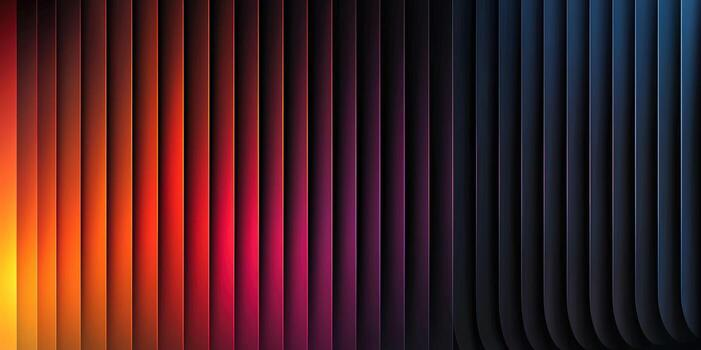
#> input picture sample_image_1.jpg, 701 x 350 px
$ python -i processor.py   (imports and definitions only)
#> lines starting #> are read from the running program, lines starting #| are printed output that depends on the picture; after the words box and inside, x2 and y2 are one past the last pixel; in counts of white or black regions, pixels touching at a corner belong together
### region.py
import math

# Class 1: DifferenceRegion
# Stores the position, size, type, and found-status of one hidden difference
class DifferenceRegion:

    # The three types of alteration the program can apply to a region
    TYPES = ["colour_shift", "brightness", "blur"]

    def __init__(self, region_id, x, y, width, height, diff_type):
        # Store a unique number to identify this region
        self.region_id = region_id
        # Store the top-left corner coordinates in original image pixels
        self.x         = x
        self.y         = y
        # Store the width and height of the rectangular region
        self.width     = width
        self.height    = height
        # Store which type of alteration was applied to this region
        self.diff_type = diff_type
        # Track whether the player has found this difference yet
        self.found     = False

    # [21 lines left out: functions center, radius, contains_point, __repr__, not called in this run]

### processor.py
import cv2
import numpy as np
from PIL import Image
import random
from region import DifferenceRegion

# Class 2: ImageProcessor
# Handles all OpenCV image loading, cloning, and programmatic alteration
class ImageProcessor:

    # Total number of differences to introduce into the modified image
    NUM_DIFFERENCES = 5
    # Minimum and maximum pixel size for each difference region
    MIN_SIZE = 45
    MAX_SIZE = 95

    def __init__(self):
        # Store the original image as a BGR numpy array (None until loaded)
        self.original_bgr = None
        # Store the modified clone with hidden differences applied
        self.modified_bgr = None
        # Store the list of DifferenceRegion objects for the current image
        self.differences  = []

    def load_image(self, filepath):
        # Attempt to read the image file from disk using OpenCV
#> called with filepath = 'sample_image_1.jpg'
        img = cv2.imread(filepath)
#> img is the input picture: shape (350, 701, 3); mean B, G, R 34.1, 31.6, 72.9
        # Return False immediately if OpenCV could not open the file
        if img is None:
            return False
        # Save the original image and build the modified version with differences
        self.original_bgr = img
        self.modified_bgr, self.differences = self._build_modified(img)
        return True

    def get_display_pair(self, max_w, max_h):
        # Convert both BGR numpy images to PIL and scale them to fit the canvas
        return (self._fit(self._to_pil(self.original_bgr), max_w, max_h),
                self._fit(self._to_pil(self.modified_bgr),  max_w, max_h))

    def _build_modified(self, src):
        # Make an exact pixel copy of the original to modify
        clone = src.copy()
        # Read the image height and width for boundary calculations
        h, w  = src.shape[:2]
#> h = 350; w = 701
        # Keep a list of placed regions and count placement attempts
        diffs, attempts = [], 0

        # Keep trying to place regions until we have 5 or run out of attempts
        while len(diffs) < self.NUM_DIFFERENCES and attempts < 800:
            attempts += 1
            # Pick a random width and height for this region
            rw = random.randint(self.MIN_SIZE, self.MAX_SIZE)
            rh = random.randint(self.MIN_SIZE, self.MAX_SIZE)
            # Pick a random top-left position that keeps the region fully inside the image
            rx = random.randint(5, w - rw - 6)
            ry = random.randint(5, h - rh - 6)
            # Create a temporary region object to test for overlap
            candidate = DifferenceRegion(len(diffs), rx, ry, rw, rh, "")
            # Skip this position if it overlaps with any already-placed region
            if self._overlaps(candidate, diffs):
                continue
            # Choose a random alteration type and apply it to the cloned image
            dtype = random.choice(DifferenceRegion.TYPES)
            candidate.diff_type = dtype
            self._alter(clone, rx, ry, rw, rh, dtype)
            # Add the confirmed region to the list
            diffs.append(candidate)
#> this loop made 6 passes
#> pass 1, in _alter, `roi = img[y:y+h, x:x+w]`:
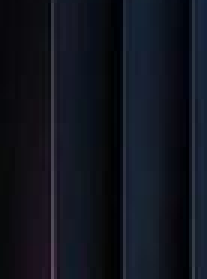
#> roi: shape (93, 69, 3) (shown 3 times larger); mean B, G, R 29.7, 20.2, 16.9
#> pass 2, in _alter (call 2), `roi = img[y:y+h, x:x+w]`:
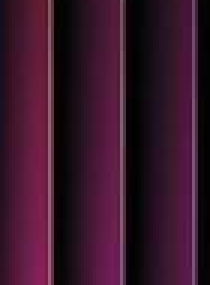
#> roi: shape (95, 70, 3) (shown 3 times larger); mean B, G, R 42.8, 22, 56.8
#> after the loop:
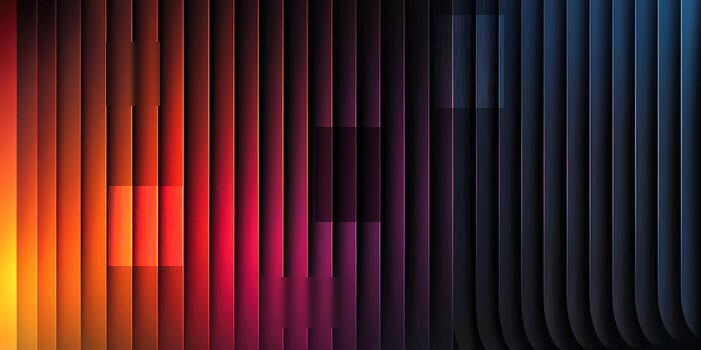
#> clone: shape (350, 701, 3); 11.1% of pixels changed, all inside (x1, y1, x2, y2) = (106, 15, 504, 328)
#> after the loop, attempts = 6; diffs = 5 items

        return clone, diffs

    def _overlaps(self, cand, existing, pad=25):
        # Check the candidate rectangle against every already-placed region
        for d in existing:
            # Condition: the two rectangles overlap including the padding gap
            if (cand.x < d.x + d.width  + pad and
                cand.x + cand.width  + pad > d.x and
                cand.y < d.y + d.height + pad and
                cand.y + cand.height + pad > d.y):
                return True
        return False

    def _alter(self, img, x, y, w, h, dtype):
        # Extract the rectangular region of interest from the image
        roi = img[y:y+h, x:x+w]

        # Alteration 1 - Colour Shift: rotate the hue channel in HSV colour space
        if dtype == "colour_shift":
            shift = random.choice([35, -35, 55, -55])
            # Convert the region to HSV so we can shift the hue independently
            hsv = cv2.cvtColor(roi, cv2.COLOR_BGR2HSV).astype(np.int32)
            # Add the shift to the hue channel and wrap around at 180 degrees
            hsv[:, :, 0] = (hsv[:, :, 0] + shift) % 180
            # Convert back to BGR and write the altered region into the image
            img[y:y+h, x:x+w] = cv2.cvtColor(hsv.astype(np.uint8), cv2.COLOR_HSV2BGR)

        # Alteration 2 - Brightness: multiply pixel values to darken or brighten
        elif dtype == "brightness":
            # Choose a factor below 1 to darken or above 1 to brighten
            f = random.choice([0.50, 1.60])
            # Multiply every channel by the factor and clip to valid 0-255 range
            img[y:y+h, x:x+w] = np.clip(roi.astype(np.float32) * f, 0, 255).astype(np.uint8)

        # Alteration 3 - Blur: apply a Gaussian blur to soften the region
        elif dtype == "blur":
            # Choose a large odd kernel size to make the blur noticeable
            k = random.choice([13, 17, 21])
            img[y:y+h, x:x+w] = cv2.GaussianBlur(roi, (k, k), 0)

    @staticmethod
    def _to_pil(bgr):
        # Convert a BGR numpy array to an RGB PIL Image for display in Tkinter
        return Image.fromarray(cv2.cvtColor(bgr, cv2.COLOR_BGR2RGB))

    @staticmethod
    def _fit(img, max_w, max_h):
        # Copy the image then shrink it to fit within max_w x max_h, keeping aspect ratio
        img = img.copy()
        img.thumbnail((max_w, max_h), Image.LANCZOS)
        return img

>>> result = ImageProcessor().load_image('sample_image_1.jpg')

$ run again, on sample_image_2.jpg
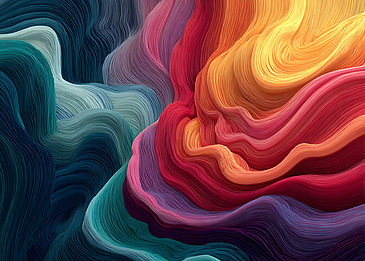
#> input picture sample_image_2.jpg, 365 x 261 px
#> in load_image, img is the input picture: shape (261, 365, 3); mean B, G, R 71.6, 67.7, 104.3
#> the loop in _build_modified, `while len(diffs) < self.NUM_DIFFERENCES and attempts < 800:` made 27 passes
#> pass 1, in _alter, `roi = img[y:y+h, x:x+w]`:
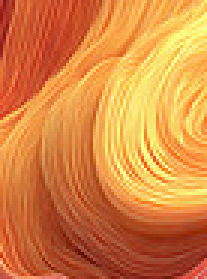
#> roi: shape (93, 69, 3) (shown 3 times larger); mean B, G, R 66.1, 133.3, 216.7
#> after the loop in _build_modified, `while len(diffs) < self.NUM_DIFFERENCES and attempts < 800:`:
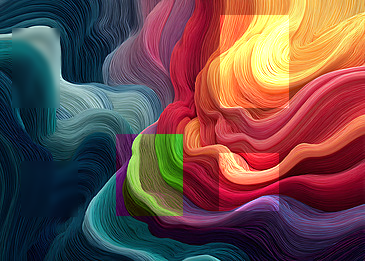
#> clone: shape (261, 365, 3); mean B, G, R 73.7, 75.6, 107.8
#> after the loop in _build_modified, `while len(diffs) < self.NUM_DIFFERENCES and attempts < 800:`: attempts = 27; diffs = 5 items
